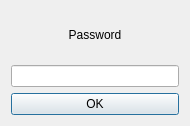
<?xml version="1.0" encoding="UTF-8"?>
<ui version="4.0">
 <class>passwordDialog</class>
 <widget class="QDialog" name="passwordDialog">
  <property name="geometry">
   <rect>
    <x>0</x>
    <y>0</y>
    <width>190</width>
    <height>126</height>
   </rect>
  </property>
  <property name="maximumSize">
   <size>
    <width>200</width>
    <height>200</height>
   </size>
  </property>
  <property name="windowTitle">
   <string>Login</string>
  </property>
  <layout class="QGridLayout" name="gridLayout">
   <item row="0" column="0">
    <layout class="QVBoxLayout" name="verticalLayout">
     <item>
      <widget class="QLabel" name="label_2">
       <property name="text">
        <string>Password</string>
       </property>
       <property name="alignment">
        <set>Qt::AlignCenter</set>
       </property>
      </widget>
     </item>
     <item>
      <widget class="QLineEdit" name="password">
       <property name="echoMode">
        <enum>QLineEdit::Password</enum>
       </property>
      </widget>
     </item>
     <item>
      <widget class="QPushButton" name="ok">
       <property name="text">
        <string>OK</string>
       </property>
      </widget>
     </item>
    </layout>
   </item>
  </layout>
 </widget>
 <resources/>
 <connections/>
</ui>
